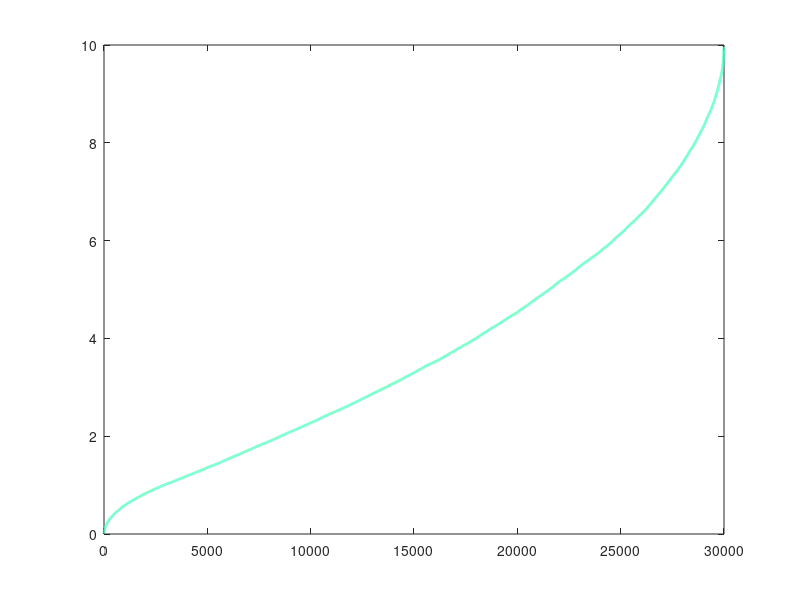

Write MATLAB code to recreate this figure. (Note: this script raises an error after producing the figure.)
%Q2sol

clear all
close all
clc
%%%%%%%%%%%%%
%a  minimum
%b  maximum
%c  mode

a=0;b=10;
cc=1:9;
NN=30000;
colormap jet
cmap=colormap;

for pp=1:length(cc)
    c=cc(pp);
    Y=[];
    for kk=1:NN
        t = 2/(b-a);
        r = (2/(b-a))/2;%r=t/area, where area becomes 2 (i.e., 0.2*10)   
        accept = 0;
        while accept == 0
            y = unifrnd(a,b);
            U = rand;
            if y <= c
                f = 2*(y-a)/((b-a)*(c-a));
            else
                f = 2*(b-y)/((b-a)*(b-c));
            end
            if U < f*0.5
                accept=1;
            end
        end
        Y=[Y,y];
    end
    plotColor=cmap(round(256/9)*pp,:);
    figure(10),plot(sort(Y),'Color',plotColor,'LineWidth',2),hold on
    [bins,p]=acNhist2(Y);
    figure(100),plot(bins,p,'Color',plotColor,'LineWidth',2);hold on
    grid minor;
    title('Distribution 9of the signal')
end
%%%%%%%%%%%%%%%%%%%%

%appplication
% The triangular distribution is therefore often used in business decision making, 
% particularly in simulations. Generally, when not much is known about the distribution 
% of an outcome (say, only its smallest and largest values), it is possible to use 
% the uniform distribution. But if the most likely outcome is also known, 
% then the outcome can be simulated by a triangular distribution. 

